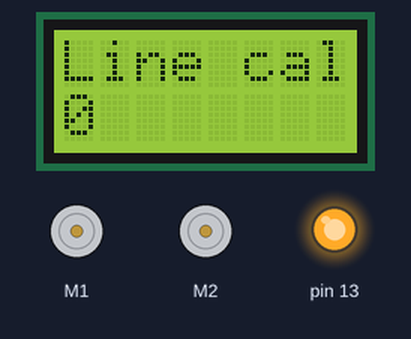
A sketch run on a simulated Arduino Leonardo, built with avr-gcc and run on an emulated ATmega32U4. Shown: 2 × DC motor (green arrow = forward, orange = backward, longer = faster), 8×2 character LCD, output pins drawn as LEDs (lit = HIGH).

Above: at 0.1 s.
At 1.3 s:
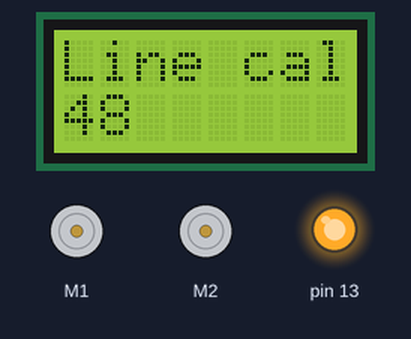
At 2.6 s:
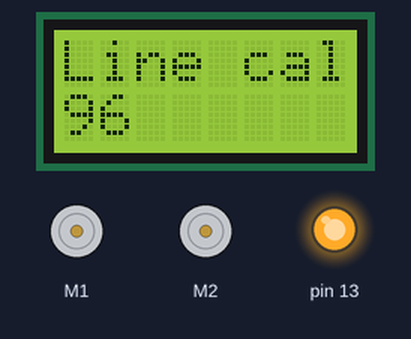
At 5.0 s:
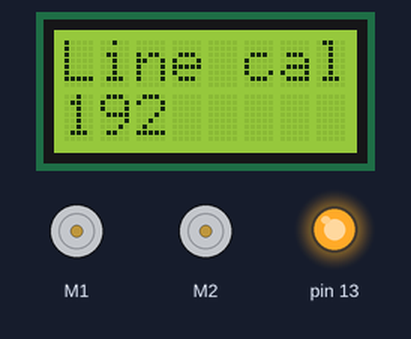
At 7.5 s:
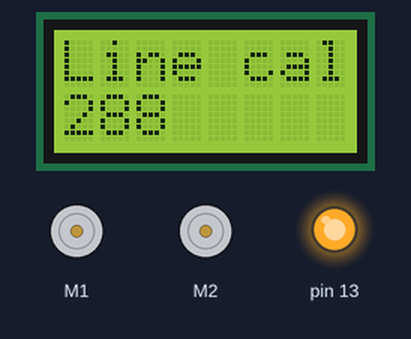
At 10.0 s:
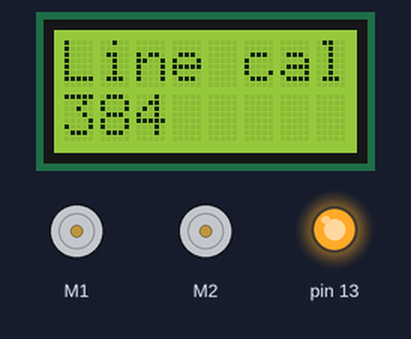
Timing chart, 0 to 11.8 s (numbered marks = the images above):
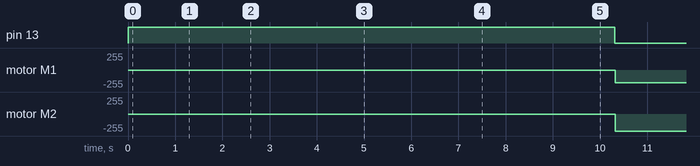

Measured:
- by itself, motor M1: stopped → backward 191/255 at 10.3 s
- by itself, motor M2: stopped → backward 255/255 at 10.3 s

The sketch:

ZumoHugToLeft.ino
```cpp
/*
 * Zumo hug the line assuming it is on the left
 *
 * Drive forward until sensing the line, then align to it
 *
 */

#include <Wire.h>
#include <Zumo32U4.h>

Zumo32U4LCD lcd;
Zumo32U4Motors motors;
Zumo32U4LineSensors lineSensors;

// The speed that the robot uses when driving forward
const uint16_t forwardSpeed = 400;  // 300

// The speed that the robot uses when aligning to the line
const uint16_t alignSpeed = 400;   // 300

const uint16_t backSpeedL = 200;  // 150
const uint16_t backSpeedR = 400;  // 300

const unsigned long LoopDelay = 10UL;

uint16_t lineSensorValues[3] = { 0, 0, 0 };

const unsigned int SensorLeft = 0;
const unsigned int SensorCenter = 1;
const unsigned int SensorRight = 2;

const byte LeftDetect = 0x04;
const byte CenterDetect = 0x02;
const byte RightDetect = 0x01;
const byte NoDetect = 0x00;

const unsigned int LeftMotorIndex = 1;
const unsigned int RightMotorIndex = 0;
const unsigned int DelayIndex = 2;

const unsigned int SensorThreshold = 500;

int16_t MoveTable[8][3];

void defineMove(unsigned int index, uint16_t left, uint16_t right, uint16_t delay) {
  MoveTable[index][RightMotorIndex] = right;
  MoveTable[index][LeftMotorIndex] = left;
  MoveTable[index][DelayIndex] = delay;
}

void WorksinitMoveTable() {
  defineMove(NoDetect, 300, 300, 10);                     // = Forward;  // 0
  defineMove(RightDetect, 0, -300, 10);                   // = Right;     // 1
  defineMove(CenterDetect, -300, -400, 10);               // = Back;      // 2
  defineMove(CenterDetect | RightDetect, -300, -400, 10); // = Back;     // 3
  defineMove(LeftDetect, 0, -300, 10);                    // = Right;    // 4
  defineMove(LeftDetect | RightDetect, 0, -300, 10);      // = Right;    // 5
  defineMove(LeftDetect | CenterDetect, -300, -400, 10);  // = Back;    // 6
  defineMove(LeftDetect | CenterDetect | RightDetect, -300, -400, 10); // = Back;    // 7
}

void initMoveTable() {
  defineMove(NoDetect, 400, 400, 10);                     // = Forward;  // 0
  defineMove(RightDetect, 0, -400, 10);                   // = Right;     // 1
  defineMove(CenterDetect, -300, -400, 250);               // = Back;      // 2
  defineMove(CenterDetect | RightDetect, -300, -400, 250); // = Back;     // 3
  defineMove(LeftDetect, 0, -400, 10);                    // = Right;    // 4
  defineMove(LeftDetect | RightDetect, 0, -400, 10);      // = Right;    // 5
  defineMove(LeftDetect | CenterDetect, -300, -400, 250);  // = Back;    // 6
  defineMove(LeftDetect | CenterDetect | RightDetect, -300, -400, 250); // = Back;    // 7
}

// (from Zumo example code)
// This function calibrates the line sensors for about 10
// seconds.  During this time, you should move the robot around
// manually so that each of its line sensors sees a full black
// surface and a full white surface.  For the best calibration
// results, you should also avoid exposing the sensors to
// abnormal conditions during this time.
void calibrateLineSensors()
{
  // To indicate we are in calibration mode, turn on the yellow LED
  // and print "Line cal" on the LCD.
  ledYellow(1);
  lcd.clear();
  lcd.print(F("Line cal"));

  for (uint16_t i = 0; i < 400; i++)
  {
    lcd.gotoXY(0, 1);
    lcd.print(i);
    lineSensors.calibrate();
  }

  ledYellow(0);
  lcd.clear();
}

byte decodeSensor() {
  byte result = 0;

  // converts thresholded sensor readings to a value
  // between 0 and 7, bit mapped as
  // 2 1 0
  // | | |
  // | | +-- Right
  // | +---- Center
  // +------ Left

  if (lineSensorValues[SensorLeft] < SensorThreshold) {
    result |= LeftDetect;
  }

  if (lineSensorValues[SensorCenter] < SensorThreshold) {
    result |= CenterDetect;
  }

  if (lineSensorValues[SensorRight] < SensorThreshold) {
    result |= RightDetect;
  }
  return(result);
}

void setup() {
  motors.setSpeeds(0, 0);
  lineSensors.initThreeSensors();
  calibrateLineSensors();
  initMoveTable();
  lcd.clear();
}

void loop() {
  static unsigned long loopTimer = 0;
  unsigned long now = millis();
  unsigned int move;

  if (now >= loopTimer) {
    lineSensors.readCalibrated(lineSensorValues);
    move = decodeSensor();
    motors.setSpeeds(MoveTable[move][LeftMotorIndex], MoveTable[move][RightMotorIndex]);
    loopTimer = now + (unsigned long)MoveTable[move][DelayIndex];
  }

}
```
